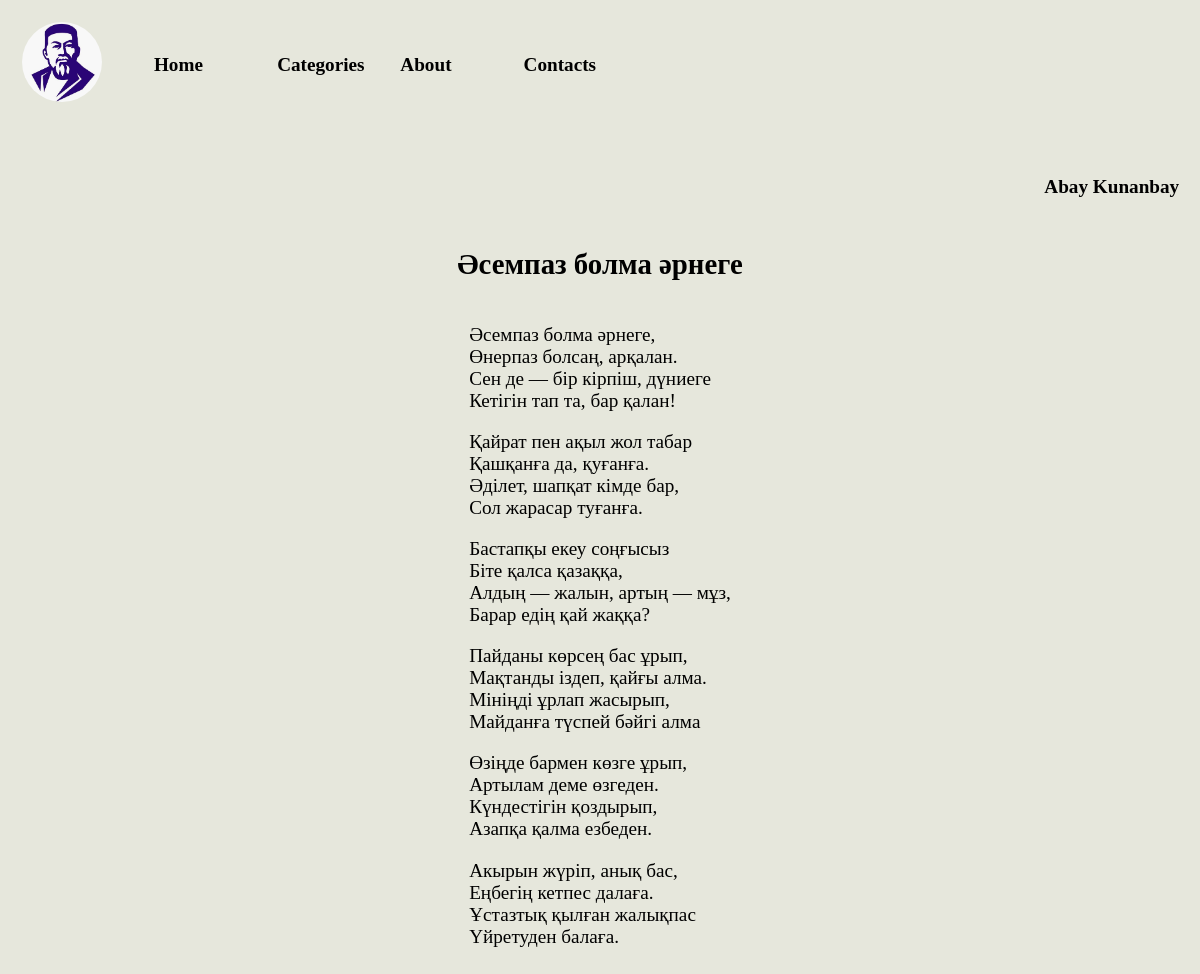
Page /poems/1 on the committed database.
### poetsofkazakhstan/models.py (models this page shows, shortened)
class Poets(models.Model):
    name = models.CharField(max_length=255, db_index=True)
    year_of_life = models.CharField(max_length=255, db_index=True)
    category_id = models.ForeignKey('Categories', on_delete=models.PROTECT, null=True)
    info_id = models.ForeignKey('Informations', on_delete=models.PROTECT, null=True)
    class Meta:
        verbose_name = 'Poets'
        verbose_name_plural = 'Poets'

class Poems(models.Model):
    poet_id = models.ForeignKey('Poets', on_delete=models.PROTECT, null=True)
    name = models.CharField(max_length=255, db_index=True)
    main = models.TextField(blank=True)
    class Meta:
        verbose_name = 'Poems'
        verbose_name_plural = 'Poems'

### poetsofkazakhstan/views.py (the view)
# urls.py: path('poems/<int:poem_id>', show_poems, name='poems'),
def show_poems(request, poem_id):
    context = {
        'poets': get_poets(),
        'categories': get_categories(),
        'menu': menu,
        'title': f'Poets of Kazakhstan - {poem_id}',
        'poems': get_poems(),
        'poem_id': poem_id
    }
    return render(request, 'poetsofkazakhstan/poems.html', context=context)

### poetsofkazakhstan/models.py (called while the page is built)
    def get_absolute_url(self):
        return reverse('category', kwargs={'category_id': self.pk})

### poetsofkazakhstan/views.py (called while the page is built)
def get_poets():
    poets = Poets.objects.all()
    return poets

def get_poems():
    poems = Poems.objects.all()
    return poems

def get_categories():
    categories = Categories.objects.all()
    return categories

### poetsofkazakhstan/templates/poetsofkazakhstan/poems.html
{% extends 'poetsofkazakhstan/base.html' %}
{% block content %}
    {% for poem in poems %}
        {% for author in poets %}
            {% if poem.id == poem_id and poem.poet_id_id == author.id %}
                {% autoescape on %}
                    <h4 style="align-self: end">
                        {{ author.name }}
                    </h4>
                    <h2>{{ poem.name }}</h2>
                    <div>{{ poem.main | linebreaks }}</div>
                {% endautoescape %}
            {% endif %}
        {% endfor %}
    {% endfor %}
{% endblock %}

### poetsofkazakhstan/static/poetsofkazakhstan/css/style.css (style rules this page uses)
body { font-family: "Outfit", serif; font-size: 1.2rem; margin: 0; width: auto; height: auto; background-color: #e6e7dc; }

### rows in the picture
Poems: name "Әсемпаз болма әрнеге", main "Әсемпаз болма әрнеге, Өнерпаз болсаң, арқалан. Сен де — бір кірпіш, дүниеге Кетігін тап та, бар қалан! Қайрат пен ақыл жол табар Қашқанға да, қуғанға. Әділет, шапқат кімде бар, Сол жарасар туғанға. Бастапқы екеу соңғысыз Біте қалса қазаққа, Алдың — жалын, артың — мұз, Барар едің қай жаққа? Пайданы көрсең бас ұрып, Мақтанды іздеп, қайғы алма. Мініңді ұрлап жасырып, Майданға түспей бәйгі алма Өзіңде бармен көзге ұрып, Артылам деме өзгеден. Күндестігін қоздырып, Азапқа қалма езбеден. Акырын жүріп, анық бас, Еңбегің кетпес далаға. Ұстазтық қылған жалықпас Үйретуден балаға."
Poets: name "Abay Kunanbay"

### other values in the picture
{{ item.title }} "Home" "Categories" "About" "Contacts"
